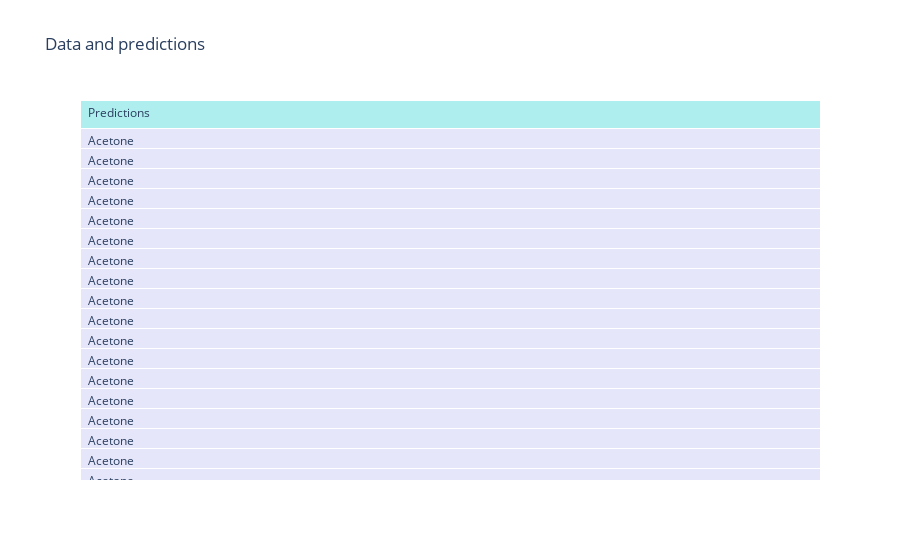
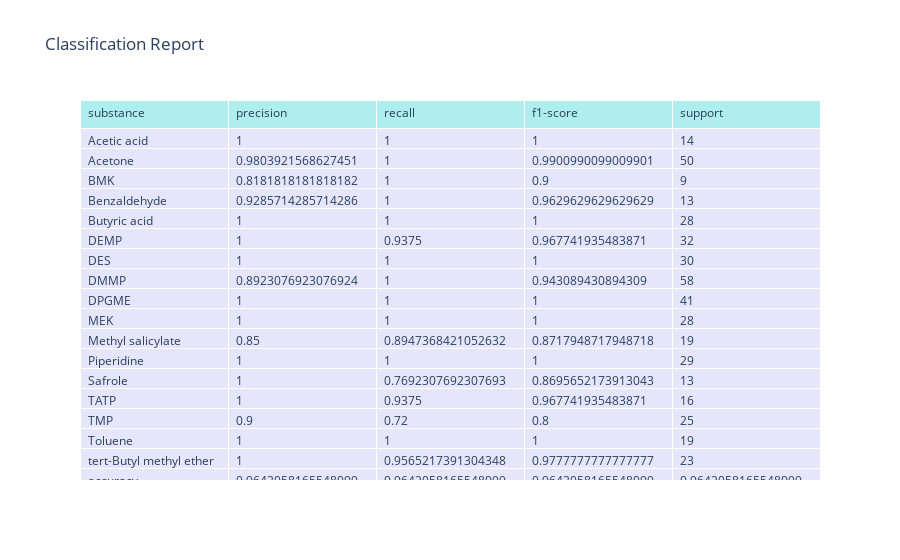
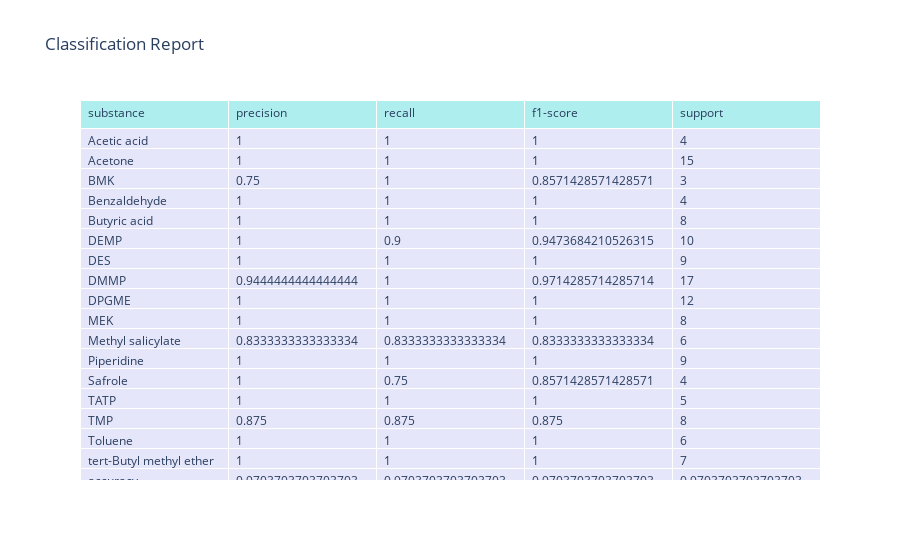

These figures' notebook cell, in order:
### Markdown cell above
## Second step: KNN

- the `KNN` class provides k-Nearest Neighbors Analysis tools
- the `KNNSettings` helper class holds the settings for the `KNN` class

### Code cell
from chemfusekit.knn import KNNSettings, KNN

# Initialize the settings for Principal Component Analysis
knn_settings = KNNSettings(
    n_neighbors=10, # Number of components
    metric='euclidean',
    weights='uniform',
    algorithm='auto',
    output='graphical',   # graphs will be printed as pictures
    test_split=True # Split testing will be carried out
)

# Initialize and run the PCA class
knn = KNN(settings=knn_settings, data=df.fused_data)
knn.train()

### Figure 1 — Plotly figure (JSON) as saved in the notebook; plotly's stock layout.template omitted (floating-point values rounded to 4 significant figures; data arrays with more than 128 entries replaced by an {"elided": "..."} marker saying what was removed)
{"data": [{"cells": {"align": "left", "fill": {"color": "lavender"}, "values": {"elided": "1x447 str values"}}, "header": {"align": "left", "fill": {"color": "paleturquoise"}, "values": ["Predictions"]}, "type": "table"}], "layout": {"title": {"text": "Data and predictions"}}}

### Figure 2 — Plotly figure (JSON) as saved in the notebook; plotly's stock layout.template omitted (floating-point values rounded to 4 significant figures)
{"data": [{"cells": {"align": "left", "fill": {"color": "lavender"}, "values": [["Acetic acid", "Acetone", "BMK", "Benzaldehyde ", "Butyric acid", "DEMP", "DES", "DMMP", "DPGME", "MEK", "Methyl salicylate", "Piperidine", "Safrole", "TATP", "TMP", "Toluene", "tert-Butyl methyl ether", "accuracy", "macro avg", "weighted avg"], [1, 0.9804, 0.8182, 0.9286, 1, 1, 1, 0.8923, 1, 1, 0.85, 1, 1, 1, 0.9, 1, 1, 0.9642, 0.9629, 0.9661], [1, 1, 1, 1, 1, 0.9375, 1, 1, 1, 1, 0.8947, 1, 0.7692, 0.9375, 0.72, 1, 0.9565, 0.9642, 0.9539, 0.9642], [1, 0.9901, 0.9, 0.963, 1, 0.9677, 1, 0.9431, 1, 1, 0.8718, 1, 0.8696, 0.9677, 0.8, 1, 0.9778, 0.9642, 0.9559, 0.9634], [14, 50, 9, 13, 28, 32, 30, 58, 41, 28, 19, 29, 13, 16, 25, 19, 23, 0.9642, 447, 447]]}, "header": {"align": "left", "fill": {"color": "paleturquoise"}, "values": ["substance", "precision", "recall", "f1-score", "support"]}, "type": "table"}], "layout": {"title": {"text": "Classification Report"}}}

### Figure 3 — Plotly figure (JSON) as saved in the notebook; plotly's stock layout.template omitted (floating-point values rounded to 4 significant figures)
{"data": [{"cells": {"align": "left", "fill": {"color": "lavender"}, "values": [["Acetic acid", "Acetone", "BMK", "Benzaldehyde ", "Butyric acid", "DEMP", "DES", "DMMP", "DPGME", "MEK", "Methyl salicylate", "Piperidine", "Safrole", "TATP", "TMP", "Toluene", "tert-Butyl methyl ether", "accuracy", "macro avg", "weighted avg"], [1, 1, 0.75, 1, 1, 1, 1, 0.9444, 1, 1, 0.8333, 1, 1, 1, 0.875, 1, 1, 0.9704, 0.9649, 0.9726], [1, 1, 1, 1, 1, 0.9, 1, 1, 1, 1, 0.8333, 1, 0.75, 1, 0.875, 1, 1, 0.9704, 0.9623, 0.9704], [1, 1, 0.8571, 1, 1, 0.9474, 1, 0.9714, 1, 1, 0.8333, 1, 0.8571, 1, 0.875, 1, 1, 0.9704, 0.9613, 0.9703], [4, 15, 3, 4, 8, 10, 9, 17, 12, 8, 6, 9, 4, 5, 8, 6, 7, 0.9704, 135, 135]]}, "header": {"align": "left", "fill": {"color": "paleturquoise"}, "values": ["substance", "precision", "recall", "f1-score", "support"]}, "type": "table"}], "layout": {"title": {"text": "Classification Report"}}}
